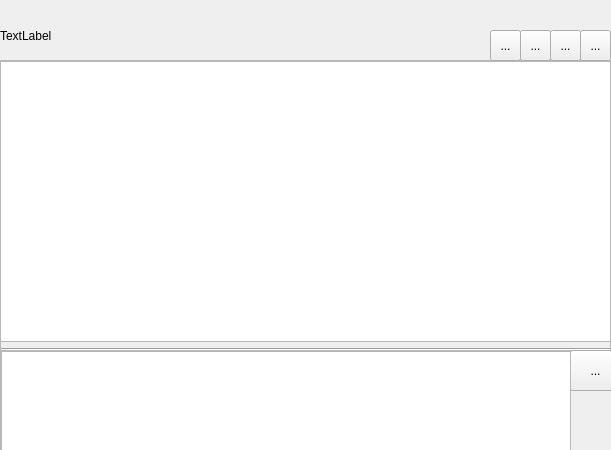
<?xml version="1.0" encoding="UTF-8"?>
<ui version="4.0">
 <class>Form</class>
 <widget class="QWidget" name="Form">
  <property name="geometry">
   <rect>
    <x>0</x>
    <y>0</y>
    <width>611</width>
    <height>450</height>
   </rect>
  </property>
  <property name="windowTitle">
   <string>Form</string>
  </property>
  <widget class="ScrollArea" name="scrollArea">
   <property name="geometry">
    <rect>
     <x>0</x>
     <y>60</y>
     <width>611</width>
     <height>291</height>
    </rect>
   </property>
   <property name="widgetResizable">
    <bool>true</bool>
   </property>
   <widget class="QWidget" name="scrollAreaWidgetContents">
    <property name="geometry">
     <rect>
      <x>0</x>
      <y>0</y>
      <width>609</width>
      <height>289</height>
     </rect>
    </property>
    <widget class="QTextBrowser" name="textBrowser">
     <property name="geometry">
      <rect>
       <x>-10</x>
       <y>0</y>
       <width>621</width>
       <height>281</height>
      </rect>
     </property>
    </widget>
    <widget class="Line" name="apart_line">
     <property name="geometry">
      <rect>
       <x>0</x>
       <y>280</y>
       <width>621</width>
       <height>16</height>
      </rect>
     </property>
     <property name="orientation">
      <enum>Qt::Horizontal</enum>
     </property>
    </widget>
   </widget>
  </widget>
  <widget class="TransparentToolButton" name="imageButton">
   <property name="geometry">
    <rect>
     <x>580</x>
     <y>30</y>
     <width>31</width>
     <height>31</height>
    </rect>
   </property>
   <property name="text">
    <string>...</string>
   </property>
  </widget>
  <widget class="TransparentToolButton" name="voice_chat">
   <property name="geometry">
    <rect>
     <x>550</x>
     <y>30</y>
     <width>31</width>
     <height>31</height>
    </rect>
   </property>
   <property name="text">
    <string>...</string>
   </property>
  </widget>
  <widget class="QToolButton" name="file">
   <property name="geometry">
    <rect>
     <x>520</x>
     <y>30</y>
     <width>31</width>
     <height>31</height>
    </rect>
   </property>
   <property name="text">
    <string>...</string>
   </property>
  </widget>
  <widget class="TransparentToolButton" name="send">
   <property name="geometry">
    <rect>
     <x>570</x>
     <y>350</y>
     <width>51</width>
     <height>41</height>
    </rect>
   </property>
   <property name="text">
    <string>...</string>
   </property>
  </widget>
  <widget class="QScrollArea" name="scrollArea_2">
   <property name="geometry">
    <rect>
     <x>0</x>
     <y>350</y>
     <width>571</width>
     <height>101</height>
    </rect>
   </property>
   <property name="widgetResizable">
    <bool>true</bool>
   </property>
   <widget class="QWidget" name="scrollAreaWidgetContents_2">
    <property name="geometry">
     <rect>
      <x>0</x>
      <y>0</y>
      <width>569</width>
      <height>99</height>
     </rect>
    </property>
    <widget class="PlainTextEdit" name="input_message">
     <property name="geometry">
      <rect>
       <x>0</x>
       <y>0</y>
       <width>571</width>
       <height>101</height>
      </rect>
     </property>
    </widget>
   </widget>
  </widget>
  <widget class="AvatarWidget" name="avatar_main">
   <property name="geometry">
    <rect>
     <x>0</x>
     <y>10</y>
     <width>61</width>
     <height>51</height>
    </rect>
   </property>
   <property name="text">
    <string>TextLabel</string>
   </property>
  </widget>
  <widget class="TransparentToolButton" name="sight_chat">
   <property name="geometry">
    <rect>
     <x>490</x>
     <y>30</y>
     <width>31</width>
     <height>31</height>
    </rect>
   </property>
   <property name="text">
    <string>...</string>
   </property>
  </widget>
 </widget>
 <customwidgets>
  <customwidget>
   <class>TransparentToolButton</class>
   <extends>QToolButton</extends>
   <header>qfluentwidgets</header>
  </customwidget>
  <customwidget>
   <class>PlainTextEdit</class>
   <extends>QPlainTextEdit</extends>
   <header>qfluentwidgets</header>
  </customwidget>
  <customwidget>
   <class>ScrollArea</class>
   <extends>QScrollArea</extends>
   <header>qfluentwidgets</header>
   <container>1</container>
  </customwidget>
  <customwidget>
   <class>AvatarWidget</class>
   <extends>QLabel</extends>
   <header>qfluentwidgets</header>
  </customwidget>
 </customwidgets>
 <resources/>
 <connections/>
</ui>
